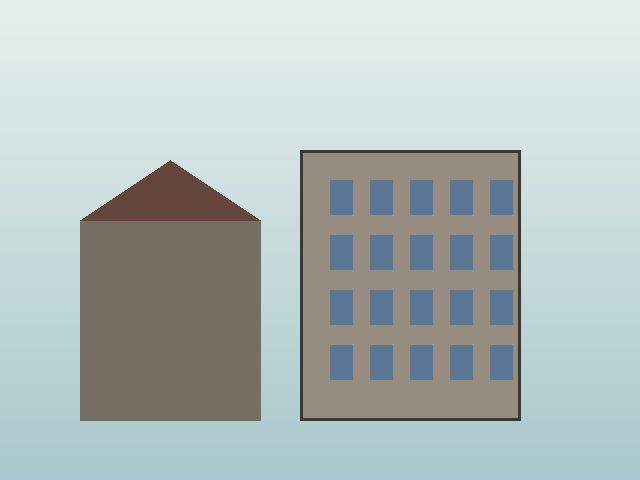
#> input picture worker/test_render.png, 640 x 480 px
$ python -i watercolor_enhanced.py   (imports and definitions only)
#> lines starting #> are read from the running program, lines starting #| are printed output that depends on the picture; after the words box and inside, x2 and y2 are one past the last pixel; in counts of white or black regions, pixels touching at a corner belong together
"""
Enhanced Watercolor Effect - Simplified and robust
"""

import cv2
import numpy as np
from PIL import Image, ImageDraw, ImageFilter
from typing import Optional


class EnhancedWatercolorEffect:
    """
    Enhanced watercolor painting effect.
    Adds visible brush strokes, color bleeding, and paper texture.
    """

    def __init__(
        self,
        brush_stroke_intensity: float = 0.7,
        brush_size: int = 8,
        color_bleed: float = 0.6,
        wetness: float = 0.5,
        paper_texture: float = 0.4,
        pigment_granulation: float = 0.3
    ):
        self.brush_stroke_intensity = max(0, min(1, brush_stroke_intensity))
        self.brush_size = max(1, min(20, int(brush_size)))
        self.color_bleed = max(0, min(1, color_bleed))
        self.wetness = max(0, min(1, wetness))
        self.paper_texture = max(0, min(1, paper_texture))
        self.pigment_granulation = max(0, min(1, pigment_granulation))

    def apply(self, img: Image.Image) -> Image.Image:
        """Apply enhanced watercolor effect."""
        result = img.copy()

        # Step 1: Color bleeding (wet-on-wet effect)
        if self.color_bleed > 0:
            result = self._apply_color_bleeding(result)

        # Step 2: Brush strokes
        if self.brush_stroke_intensity > 0:
            result = self._apply_brush_strokes(result)

        # Step 3: Pigment granulation
        if self.pigment_granulation > 0:
            result = self._apply_granulation(result)

        # Step 4: Paper texture
        if self.paper_texture > 0:
            result = self._apply_paper_texture(result)

        # Step 5: Soften edges
        result = self._soften_edges(result)

        return result

    def _apply_brush_strokes(self, img: Image.Image) -> Image.Image:
        """Add visible brush stroke texture."""
        arr = np.array(img).astype(float)
        h, w = arr.shape[:2]

        # Create stroke pattern
        stroke_pattern = np.random.randn(h, w) * self.brush_stroke_intensity * 15

        # Apply Gaussian blur for stroke look
        sigma = max(1, self.brush_size / 2)
        kernel_size = int(sigma * 3) * 2 + 1
        blurred = cv2.GaussianBlur(stroke_pattern, (kernel_size, kernel_size), sigma)

        # Apply to each channel
        for c in range(3):
            arr[:, :, c] += blurred * self.brush_stroke_intensity * 0.25

        arr = np.clip(arr, 0, 255).astype(np.uint8)
        return Image.fromarray(arr)

    def _apply_color_bleeding(self, img: Image.Image) -> Image.Image:
        """Apply wet-on-wet color bleeding effect."""
        # Large area bleeding
        if self.wetness > 0.2:
            bleed_size = int(3 + self.wetness * 12)
            img = img.filter(ImageFilter.GaussianBlur(radius=bleed_size * 0.4))

        # Local color mixing with bilateral filter
        arr = np.array(img).astype(float)
        arr_bgr = cv2.cvtColor(arr.astype(np.uint8), cv2.COLOR_RGB2BGR)

        d = min(15, int(5 + self.color_bleed * 10))
        sigma_color = int(50 + self.color_bleed * 100)
        sigma_space = int(50 + self.color_bleed * 100)

        blended = cv2.bilateralFilter(arr_bgr, d, sigma_color, sigma_space)
        blended_rgb = cv2.cvtColor(blended, cv2.COLOR_BGR2RGB).astype(float)

        # Create organic bleed mask
        h, w = arr.shape[:2]
        noise = np.random.randn(h, w) * 0.3 + 0.5
        kernel_size = 41
        mask = cv2.GaussianBlur(noise, (kernel_size, kernel_size), 0)
        mask = np.clip(mask, 0, 1)
        # Expand to 3 channels
        mask = mask[:, :, np.newaxis]

        # Blend
        bleed_amount = self.color_bleed * 0.6
        result_arr = arr * (1 - mask * bleed_amount) + blended_rgb * mask * bleed_amount

        result_arr = np.clip(result_arr, 0, 255).astype(np.uint8)
        return Image.fromarray(result_arr)

    def _apply_granulation(self, img: Image.Image) -> Image.Image:
        """Add pigment granulation effect."""
        arr = np.array(img).astype(float)
        h, w = arr.shape[:2]

        # Fine grain
        fine_grain = np.random.randn(h, w) * self.pigment_granulation * 12

        # Coarser pigment clumps
        coarse_h, coarse_w = max(1, h // 4), max(1, w // 4)
        coarse = np.random.randn(coarse_h, coarse_w) * self.pigment_granulation * 15
        coarse = cv2.resize(coarse, (w, h), interpolation=cv2.INTER_CUBIC)

        total_grain = fine_grain + coarse

        # More grain in dark areas - expand to match channels
        luminance = np.mean(arr, axis=2) / 255.0
        grain_amount = (1 - luminance) * self.pigment_granulation

        # Expand grain_amount to 3 channels
        if grain_amount.ndim == 2:
            grain_amount = grain_amount[:, :, np.newaxis]

        # Ensure total_grain can broadcast
        if total_grain.ndim == 2:
            total_grain = total_grain[:, :, np.newaxis]

        total_grain = total_grain * grain_amount

        # Add to each channel
        arr = arr + total_grain
        arr = np.clip(arr, 0, 255).astype(np.uint8)

        return Image.fromarray(arr)

    def _apply_paper_texture(self, img: Image.Image) -> Image.Image:
        """Apply watercolor paper texture."""
        arr = np.array(img).astype(float) / 255.0
        h, w = arr.shape[:2]

        # Create paper fiber texture
        texture = np.random.randn(h, w) * 0.1

        # Add vertical fiber pattern
        fibers_v = np.random.randn(h, max(1, w // 10)) * 0.12
        fibers_v = np.repeat(fibers_v, 10, axis=1)
        if fibers_v.shape[1] != w:
            fibers_v = fibers_v[:, :w]
        texture = texture * 0.5 + fibers_v * 0.5

        # Blur for organic feel
        kernel_size = 5
        texture = cv2.GaussianBlur(texture, (kernel_size, kernel_size), 0)

        # Normalize
        texture = (texture - texture.min()) / (texture.max() - texture.min() + 1e-6)

        # Expand texture to match arr channels
        texture = texture[:, :, np.newaxis]

        # Apply using multiply blend
        arr = arr * (1 - texture * self.paper_texture * 0.25)
        arr = arr + texture * self.paper_texture * 0.08

        arr = np.clip(arr, 0, 1)
        return Image.fromarray((arr * 255).astype(np.uint8))

    def _soften_edges(self, img: Image.Image) -> Image.Image:
        """Soften hard edges."""
        arr = np.array(img).astype(float)
        arr_bgr = cv2.cvtColor(arr.astype(np.uint8), cv2.COLOR_RGB2BGR)

        # Gentle bilateral filtering
        softened = cv2.bilateralFilter(arr_bgr, 7, 70, 70)

        # Find edges to preserve
        gray = cv2.cvtColor(arr_bgr, cv2.COLOR_BGR2GRAY)
        edges = cv2.Canny(gray, 40, 120)
        edges = edges.astype(float) / 255.0

        soft_bgr = cv2.cvtColor(softened, cv2.COLOR_BGR2RGB).astype(float)

        # Ensure edge mask has same shape as arr
        edge_preserve = edges[:, :, np.newaxis]

        # Blend - preserve edges, soften elsewhere
        result = arr * edge_preserve + soft_bgr * (1 - edge_preserve)
        result = np.clip(result, 0, 255).astype(np.uint8)

        return Image.fromarray(result)


def apply_enhanced_watercolor(
    img: Image.Image,
    intensity: float = 1.0,
    brush_strokes: float = 0.7,
    color_bleed: float = 0.6,
    paper_texture: float = 0.4
) -> Image.Image:
    """Quick enhanced watercolor application."""
    effect = EnhancedWatercolorEffect(
        brush_stroke_intensity=brush_strokes * intensity,
        brush_size=int(8),
        color_bleed=color_bleed * intensity,
        wetness=0.5 * intensity,
        paper_texture=paper_texture * intensity,
        pigment_granulation=0.3 * intensity
    )
    return effect.apply(img)

>>> from PIL import Image
>>> picture = Image.open('../../test_render.png')
#> picture is the input picture: PIL image 640x480 RGB; mean R, G, B 177, 188.1, 186.3
>>> result = EnhancedWatercolorEffect().apply(picture)
#> in _apply_color_bleeding, `arr_bgr = cv2.cvtColor(arr.astype(np.uint8), cv2.COLOR_RGB2BGR)`:
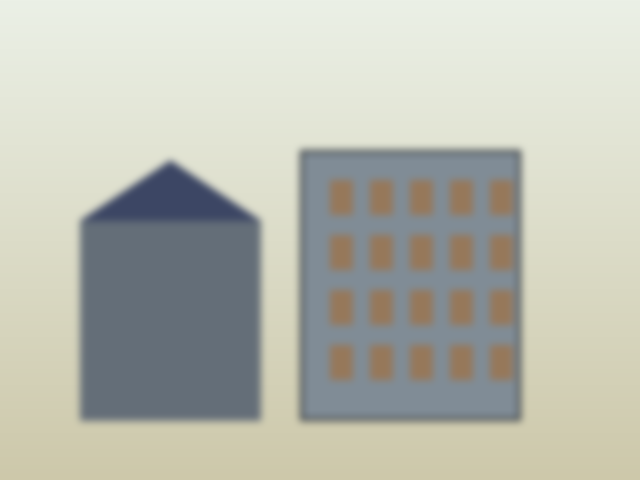
#> arr_bgr: shape (480, 640, 3); mean R, G, B 186.3, 188.1, 177
#> in _apply_color_bleeding, `mask = cv2.GaussianBlur(noise, (kernel_size, kernel_size), 0)`:
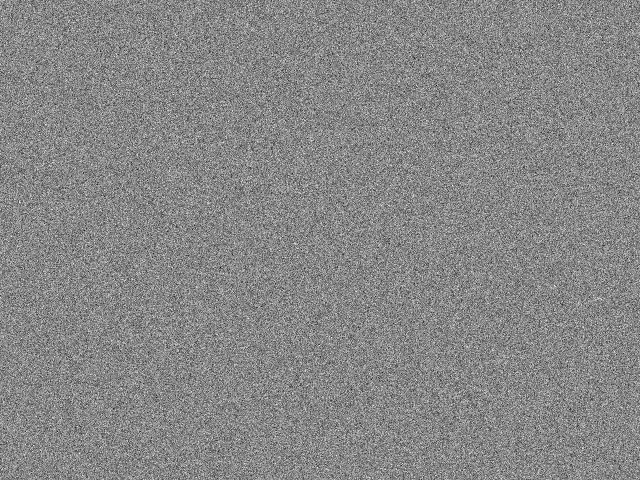
#> noise: shape (480, 640) float64; min -0.956, max 1.79, mean 0.5; drawn with min black and max white
#> in _apply_brush_strokes, `blurred = cv2.GaussianBlur(stroke_pattern, (kernel_size, kernel_size),..`:
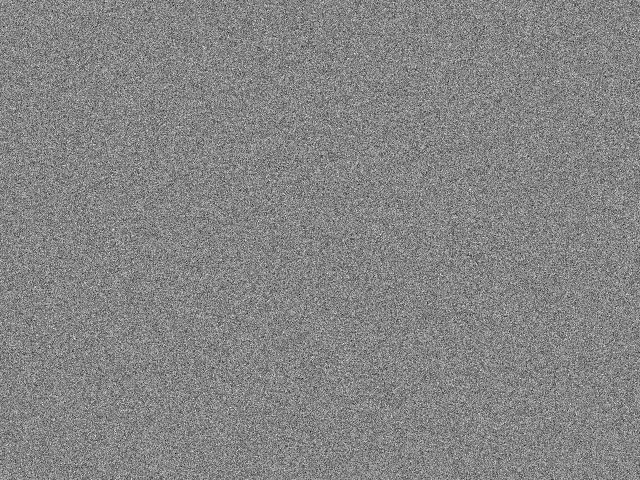
#> stroke_pattern: shape (480, 640) float64; min -52.52, max 48.05, mean 0; drawn with min black and max white
#> in _apply_granulation, `luminance = np.mean(arr, axis=2) / 255.0`:
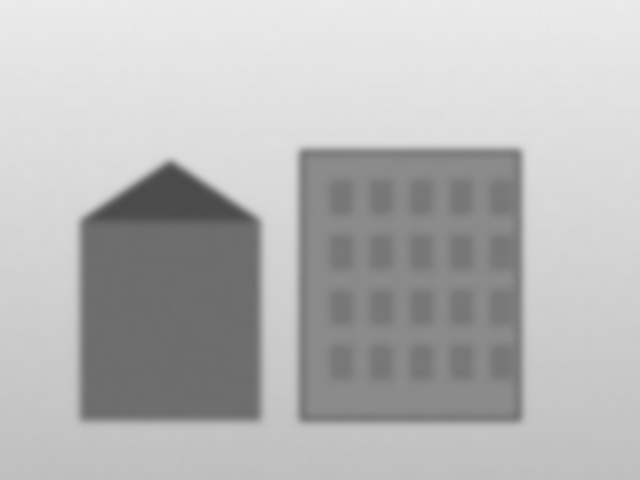
#> luminance: shape (480, 640) float64; min 0.294, max 0.918, mean 0.718
#> in _apply_granulation, `grain_amount = (1 - luminance) * self.pigment_granulation`:
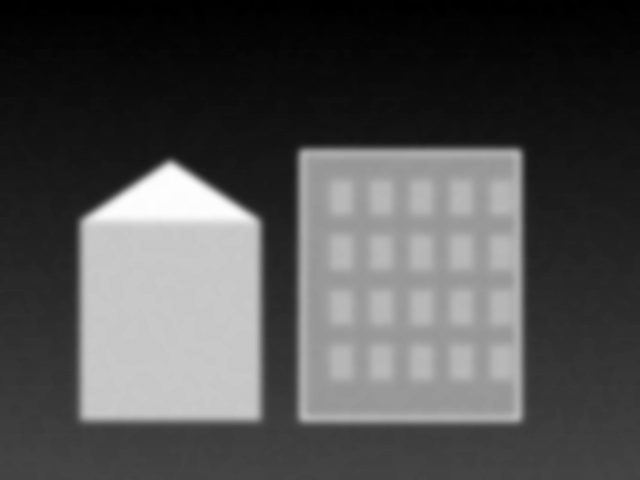
#> grain_amount: shape (480, 640) float64; min 0.0247, max 0.212, mean 0.0845; drawn with min black and max white
#> in _apply_granulation, `total_grain = total_grain * grain_amount`:
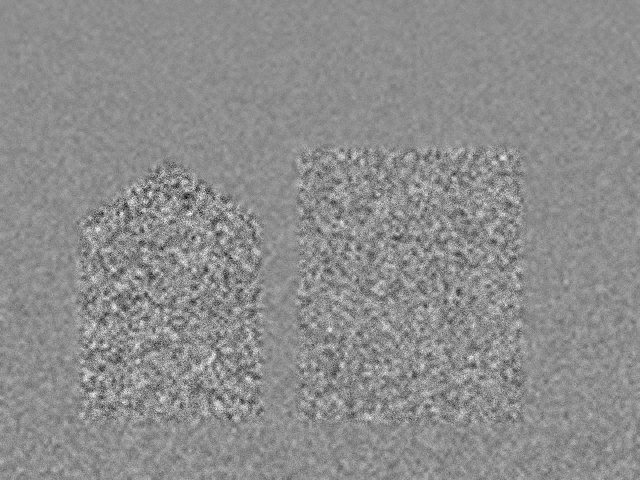
#> total_grain: shape (480, 640, 1) float64; min -4.42, max 3.53, mean -0.00794; drawn with min black and max white
#> in _soften_edges, `edges = cv2.Canny(gray, 40, 120)`:
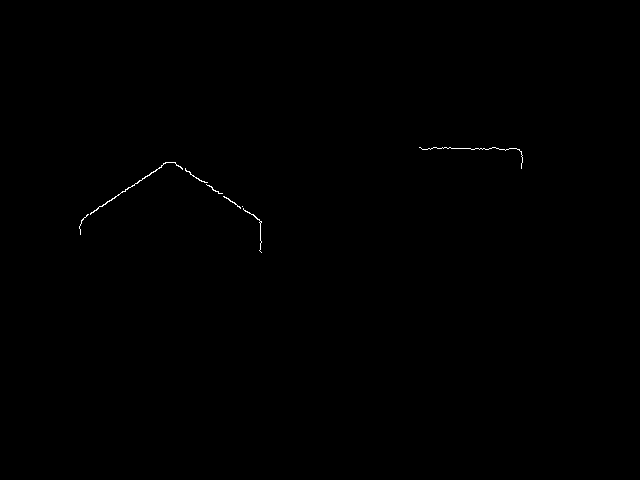
#> edges: shape (480, 640); 0.14% white in thin lines or dots, all inside (x1, y1, x2, y2) = (79, 147, 523, 253)
